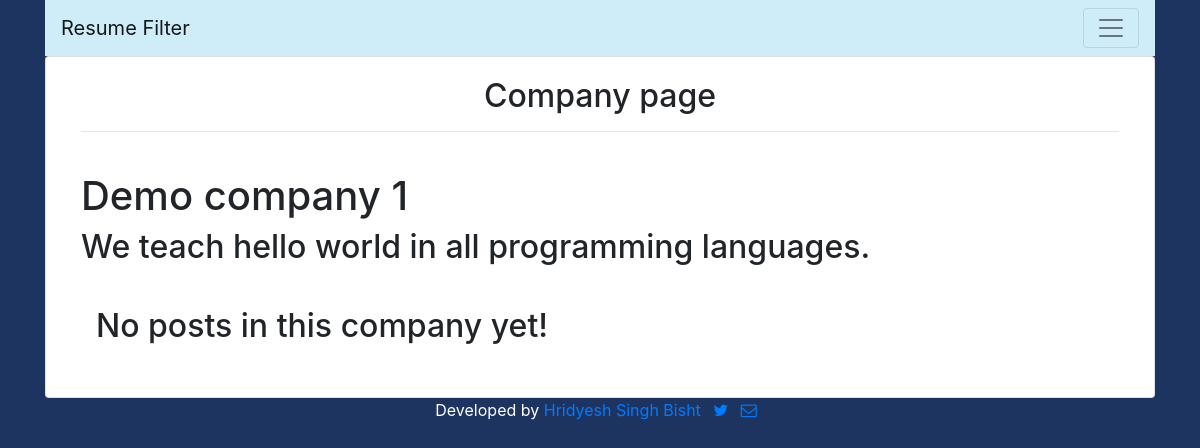
/companys/applications/in/demo-company-1/, run on an earlier commit of the app's database.
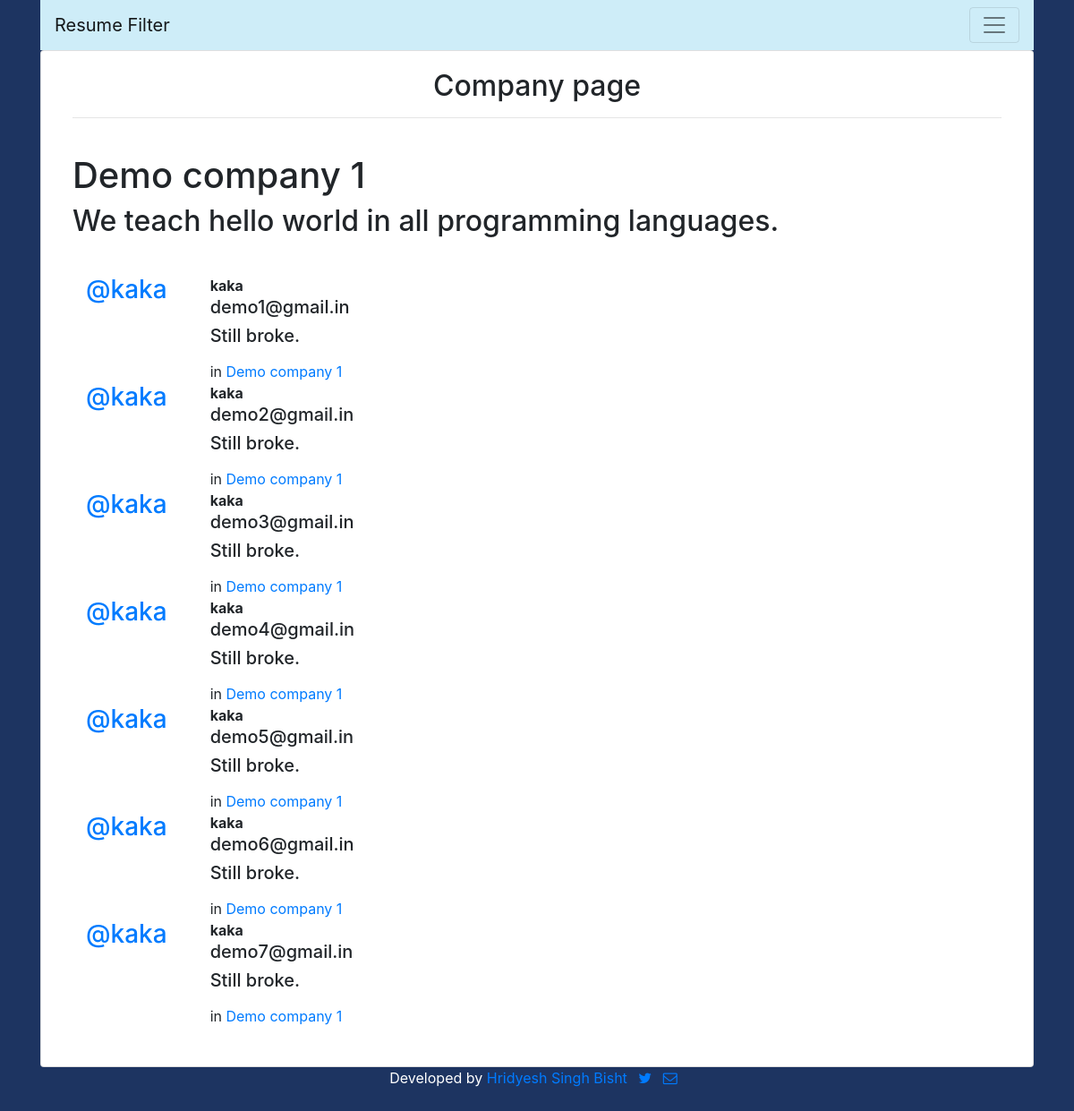
And on a later commit of the database.
### applications/models.py (models this page shows, shortened)
class Application(models.Model):
    user = models.ForeignKey(User, related_name="applications",on_delete=models.CASCADE)
    company = models.ForeignKey(Company, related_name="applications",null=True, blank=True,on_delete=models.CASCADE)
    email = models.EmailField(max_length=254,unique=True)
    github=models.URLField(max_length=254,blank=True)
    linkedin=models.URLField(max_length=254,blank=True)
    portfolio_site=models.URLField(max_length=254,blank=True)
    resume=models.FileField(upload_to='resume/')
    voice=models.FileField(upload_to='audio/')
    message = models.TextField(max_length=254)
    message_html = models.TextField(editable=False)
    audio_duration=models.TextField(blank=True)
    text=models.TextField(blank=True)
    confidence=models.TextField(blank=True)
    text_sentiment_type=models.TextField(blank=True)
    text_sentiment_score=models.TextField(blank=True)
    class Meta:
        ordering = ['email']

### companys/models.py (models this page shows, shortened)
class Company(models.Model):
    name = models.CharField(max_length=255, unique=True)
    slug = models.SlugField(allow_unicode=True, unique=True)
    description = models.TextField(blank=True, default='')
    description_html = models.TextField(editable=False, default='', blank=True)
    members = models.ManyToManyField(User,through="CompanyMember")
    class Meta:
        ordering = ["name"]

### companys/views.py (the view)
# urls.py: path("applications/in/<slug>/",views.SingleCompany.as_view(),name="single"),
class SingleCompany(generic.DetailView):
    model = Company

### companys/templates/companys/company_detail.html
{% extends "companys/company_base.html" %}
{% block precompany %}
<div class="container">
  <h1>{{company.name}}</h1>
  <h2> {{ company.description_html|safe }}</h2>
	<br>
  </div>
</div>
{% endblock %}
{% block company_content %}
<div class="col-md-8">
	{% if company.applications.count == 0 %}
	<h2>No posts in this company yet!</h2>
	{% else %}
		{% for application in company.applications.all %}
			{% include "applications/_application.html" %}
		{% endfor %}
	{% endif %}
	<br>
</div>
{% endblock %}

### applications/templates/applications/_application.html (shortened to what this page needs)
<div class="media">
	<h3 class="mr-5"><a href="{% url 'applications:for_user' username=application.user.username %}">@{{ application.user.username }}</a></h3>
	<div class="media-body">
		<strong>{{ application.user.username }}</strong>
		<h5>{{ application.email }}</h5>
		<h5>{{ application.message_html|safe }}</h5>
			{% if application.company %}
			<span class="company-name">in <a href="#">{{ application.company.name }}</a></span>
			{% endif %}
	</div>
</div>

What changed in the data, as far as the page shows it:
added Application: user.username "kaka", email "demo1@gmail.in", message_html "Still broke.", company.name "Demo company 1"
added Application: user.username "kaka", email "demo2@gmail.in", message_html "Still broke.", company.name "Demo company 1"
added Application: user.username "kaka", email "demo3@gmail.in", message_html "Still broke.", company.name "Demo company 1"
added Application: user.username "kaka", email "demo4@gmail.in", message_html "Still broke.", company.name "Demo company 1"
added Application: user.username "kaka", email "demo5@gmail.in", message_html "Still broke.", company.name "Demo company 1"
added Application: user.username "kaka", email "demo6@gmail.in", message_html "Still broke.", company.name "Demo company 1"
added Application: user.username "kaka", email "demo7@gmail.in", message_html "Still broke.", company.name "Demo company 1"
Also different on the page:
text no longer shown: "No posts in this company yet!"
